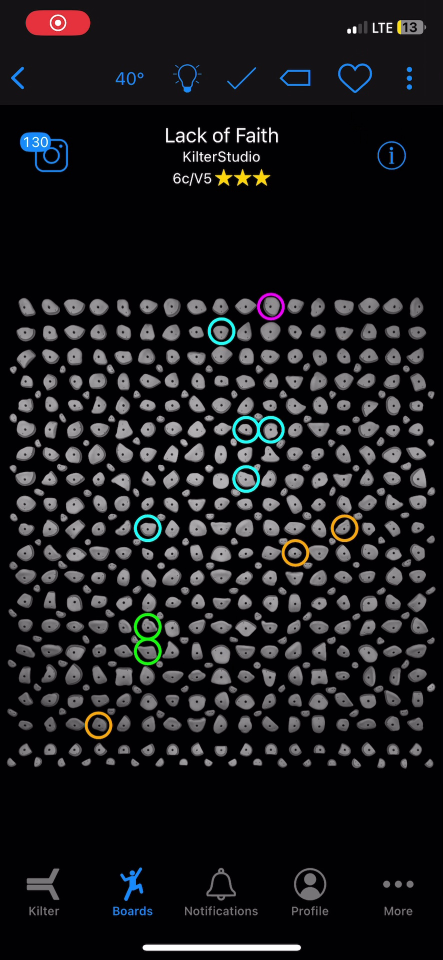
#> input picture test_image.jpg, 886 x 1920 px, given in place of phone_image.jpg, which was not available (shown at 1/2 size)
$ python align.py
#> lines starting #> are read from the running program, lines starting #| are printed output that depends on the picture; long printed decimals are rounded; pictures that were not available may be replaced by others from this repository, and a replacement may not be noted
import cv2
import numpy as np

def find_best_match_multi_scale(phone_img, ref_img, scales):
    """Finds the best matching region in the phone image for the reference image across multiple scales."""

    # Convert images to grayscale
    gray_phone = cv2.cvtColor(phone_img, cv2.COLOR_BGR2GRAY)

    best_match = None
    best_val = -1  # Initialize best correlation value
    best_scale = None
    for scale in scales:
        # Resize the reference image
        resized_ref = cv2.resize(ref_img, (0, 0), fx=scale, fy=scale)
        gray_resized_ref = cv2.cvtColor(resized_ref, cv2.COLOR_BGR2GRAY)

        # Perform template matching
        try:
            result = cv2.matchTemplate(gray_phone, gray_resized_ref, cv2.TM_CCOEFF_NORMED)
        except:
            print('error',scale, 'too big')
            continue
        # Get the best match position
        min_val, max_val, min_loc, max_loc = cv2.minMaxLoc(result)
        print('maxval',max_val)
        # Check if this is the best match so far
        if max_val > best_val:
            best_val = max_val
            best_match = (max_loc, resized_ref.shape[1], resized_ref.shape[0])  # Store location and size
            best_scale = scale
    if best_scale%1 == 0:
        print('searching for better match')
        #newscales is scale plus minus 40%
        newscales = [scale*0.8, scale*0.9,scale, scale*1.1, scale*1.2]
        best_match = find_best_match_multi_scale(phone_img, ref_img, newscales)[3]
    if best_match:
        top_left, w_ref, h_ref = best_match
        bottom_right = (top_left[0] + w_ref, top_left[1] + h_ref)

        # Draw a rectangle around the matched region
        cv2.rectangle(phone_img, top_left, bottom_right, (0, 255, 0), 2)

    return phone_img, top_left, bottom_right, best_match

# Load images
phone_img = cv2.imread("phone_image.jpg")
#> phone_img is the input picture: shape (1920, 886, 3); mean B, G, R 28.7, 26.4, 26.7
ref_img = cv2.imread("cropped_test_image.jpg")
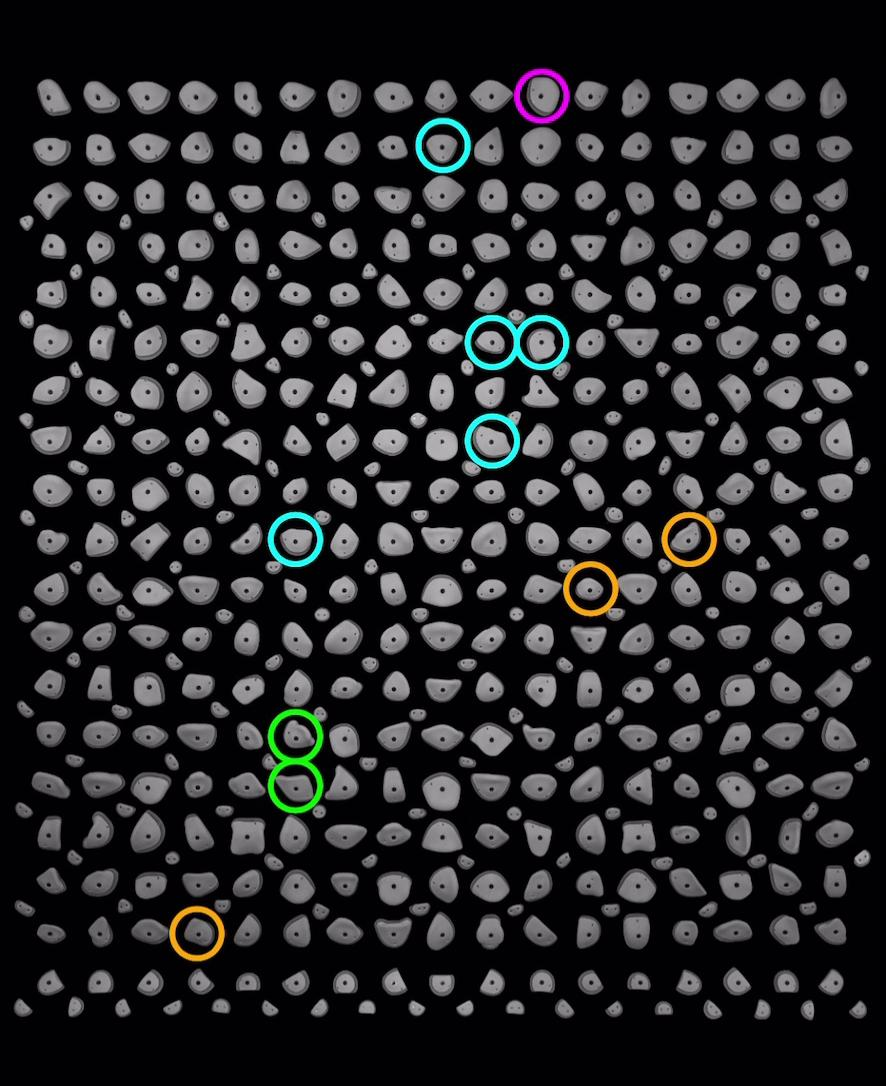
#> input picture src/cropped_test_image.jpg, 886 x 1086 px, found by its file name
#> ref_img is the input picture: shape (1086, 886, 3); mean B, G, R 39.6, 37.9, 37.7

# Define scales for template matching
scales = [1,1.5,2]  # Adjust scales as needed

# Find the best match in the phone image
matched_image, top_left, bottom_right, best_match = find_best_match_multi_scale(phone_img, ref_img, scales)
#> in find_best_match_multi_scale, `gray_phone = cv2.cvtColor(phone_img, cv2.COLOR_BGR2GRAY)`:
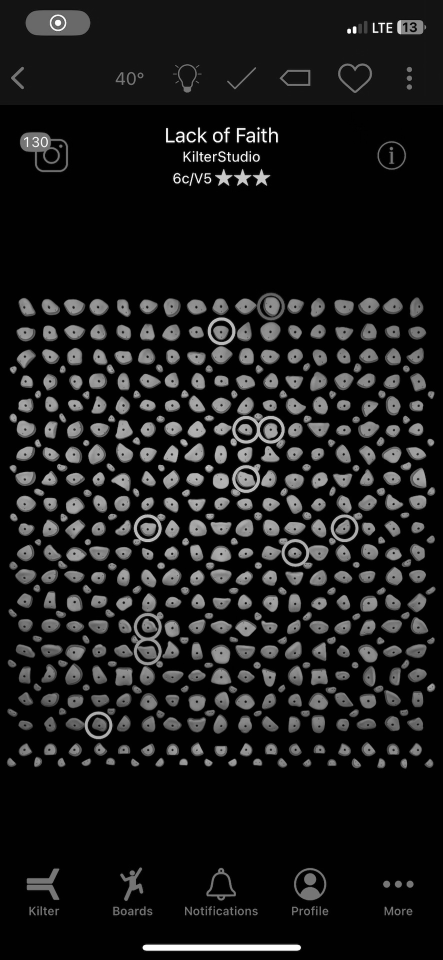
#> gray_phone: shape (1920, 886) (shown at 1/2 size); min 0, max 255, mean 26.6
#> the loop in find_best_match_multi_scale, `for scale in scales:` made 3 passes
#> (min_val, max_val, min_loc, best_val, best_match) on pass 1: (-0.131, 0.999, (0, 1), 0.999, ((0, 517), 886, 1086))
#> (min_val, max_val, min_loc, max_loc) on pass 3: (-0.0719, 0.0857, (177, 97), (552, 128))
#| maxval 0.9986
#| maxval 0.08574
#> after the loop in find_best_match_multi_scale, `for scale in scales:`:
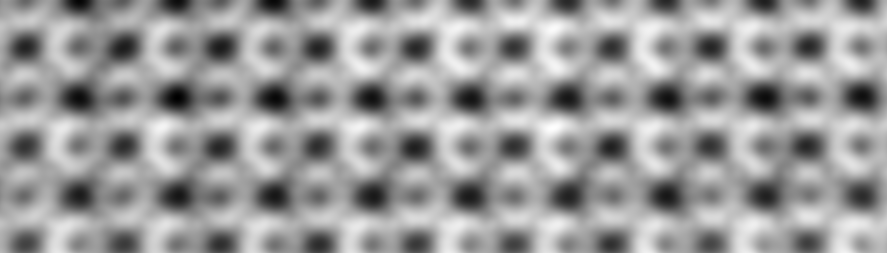
#> result: shape (253, 887) float32; min -0.0719, max 0.0857, mean 0.0233; drawn with min black and max white
#> after the loop in find_best_match_multi_scale, `for scale in scales:`: best_scale = 1; best_val = 0.999
#> the loop in find_best_match_multi_scale (call 2), `for scale in scales:` made 5 passes
#> (min_val, max_val, min_loc, best_val, best_match) on passes 2 to 3: (-0.00092, 0.0746, (102, 35), 0.0746, ((468, 0), 1595, 1955)), (-0.0719, 0.0857, (177, 97), 0.0857, ((552, 128), 1772, 2172))
#> (min_val, max_val, min_loc, max_loc) on passes 4 to 5: (-0.0294, 0.0707, (317, 188), (690, 38)), (-0.0319, 0.061, (325, 381), (642, 100))
#| maxval 0.07458
#| maxval 0.08574
#| maxval 0.0707
#| maxval 0.061
#> pass 1, in find_best_match_multi_scale (call 2), `gray_resized_ref = cv2.cvtColor(resized_ref, cv2.COLOR_BGR2GRAY)`:
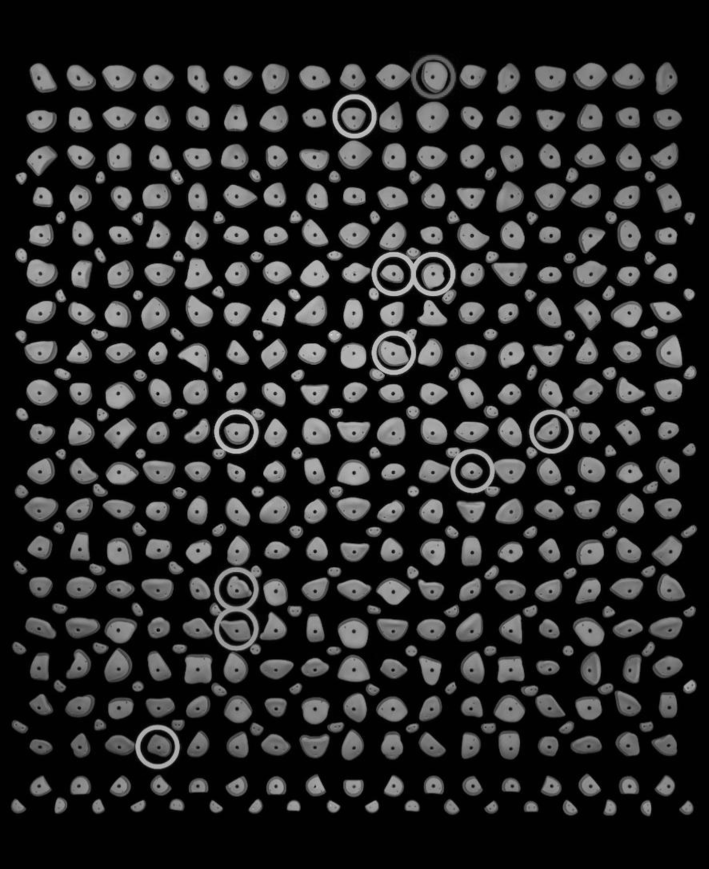
#> gray_resized_ref: shape (1738, 1418) (shown at 1/2 size); min 0, max 224, mean 37.9
#> after the loop in find_best_match_multi_scale (call 2), `for scale in scales:`:
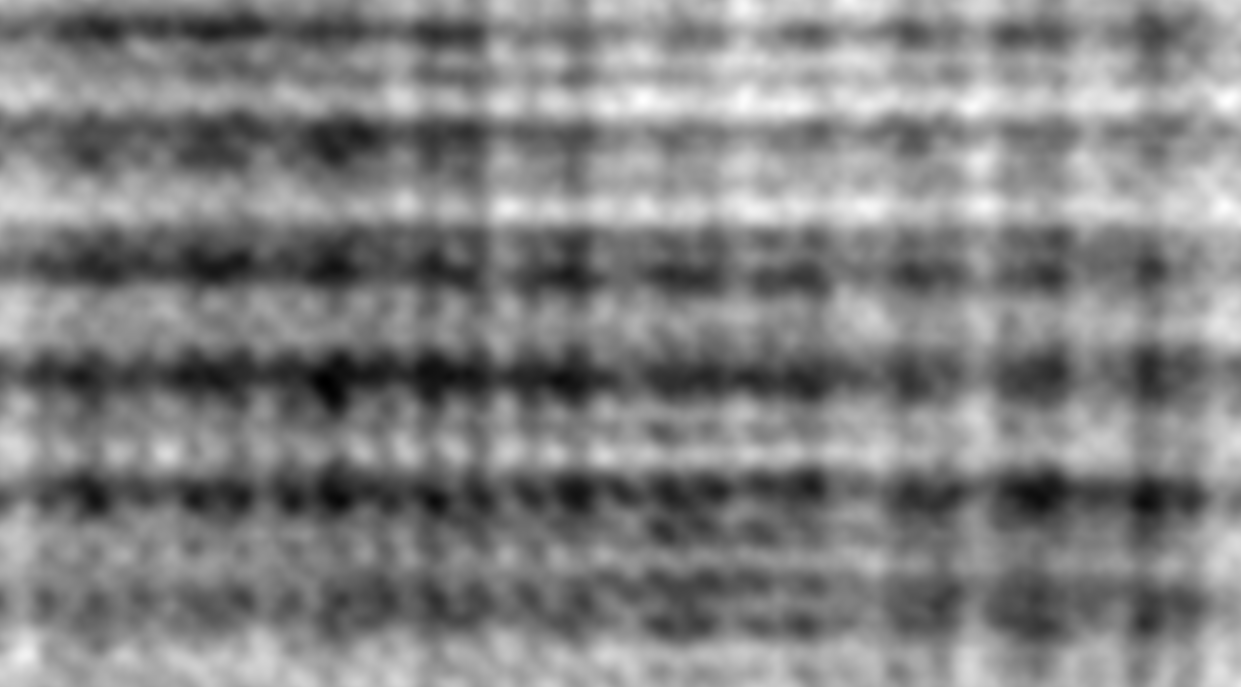
#> result: shape (687, 1241) float32; min -0.0319, max 0.061, mean 0.0155; drawn with min black and max white
#> after the loop in find_best_match_multi_scale (call 2), `for scale in scales:`: best_scale = 2; best_val = 0.0857
#> the loop in find_best_match_multi_scale (call 3), `for scale in scales:` made 5 passes
#> (min_val, max_val, min_loc, best_val, best_match) on passes 1, 5: (-0.0185, 0.0797, (153, 53), 0.0797, ((418, 0), 1701, 2085)), (-0.0585, 0.0891, (835, 837), 0.0891, ((903, 242), 2552, 3128))
#> (min_val, max_val, min_loc, max_loc) on passes 2 to 4: (-0.0235, 0.0664, (305, 313), (668, 26)), (-0.0319, 0.061, (325, 381), (642, 100)), (-0.0294, 0.0711, (801, 661), (974, 48))
#| maxval 0.07975
#| maxval 0.06639
#| maxval 0.061
#| maxval 0.07114
#| maxval 0.0891
#> pass 1, in find_best_match_multi_scale (call 3), `result = cv2.matchTemplate(gray_phone, gray_resized_ref, cv2.TM_CCOEFF..`:
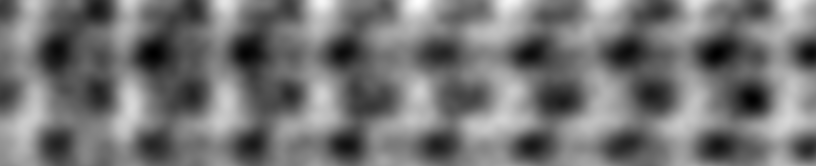
#> result: shape (166, 816) float32; min -0.0185, max 0.0797, mean 0.0266; drawn with min black and max white
#> after the loop in find_best_match_multi_scale (call 3), `for scale in scales:`:
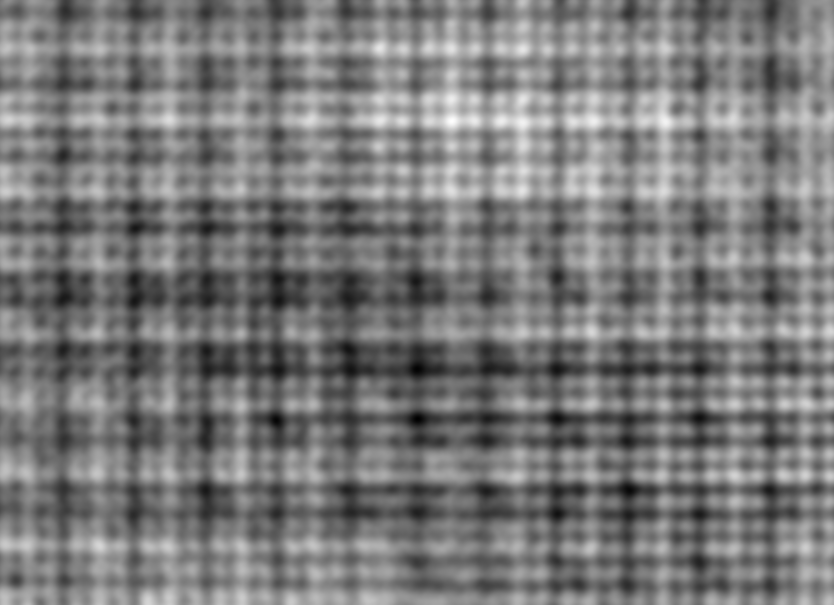
#> result: shape (1209, 1667) float32 (shown at 1/2 size); min -0.0585, max 0.0891, mean 0.0121; drawn with min black and max white
#> after the loop in find_best_match_multi_scale (call 3), `for scale in scales:`: best_scale = 2.88; best_val = 0.0891
#> in find_best_match_multi_scale (call 3), `top_left, w_ref, h_ref = best_match`: top_left = (903, 242); w_ref = 2552; h_ref = 3128
#> in find_best_match_multi_scale (call 3), `bottom_right = (top_left[0] + w_ref, top_left[1] + h_ref)`: bottom_right = (3455, 3370)
#> top_left = (903, 242); bottom_right = (3455, 3370); best_match = ((903, 242), 2552, 3128)

# Show the result
cv2.imshow("Matched Phone Image", matched_image)
cv2.waitKey(0)
cv2.destroyAllWindows()

print(f"Best match found at: {top_left}, Bottom right corner: {bottom_right}")
#| Best match found at: (903, 242), Bottom right corner: (3455, 3370)
